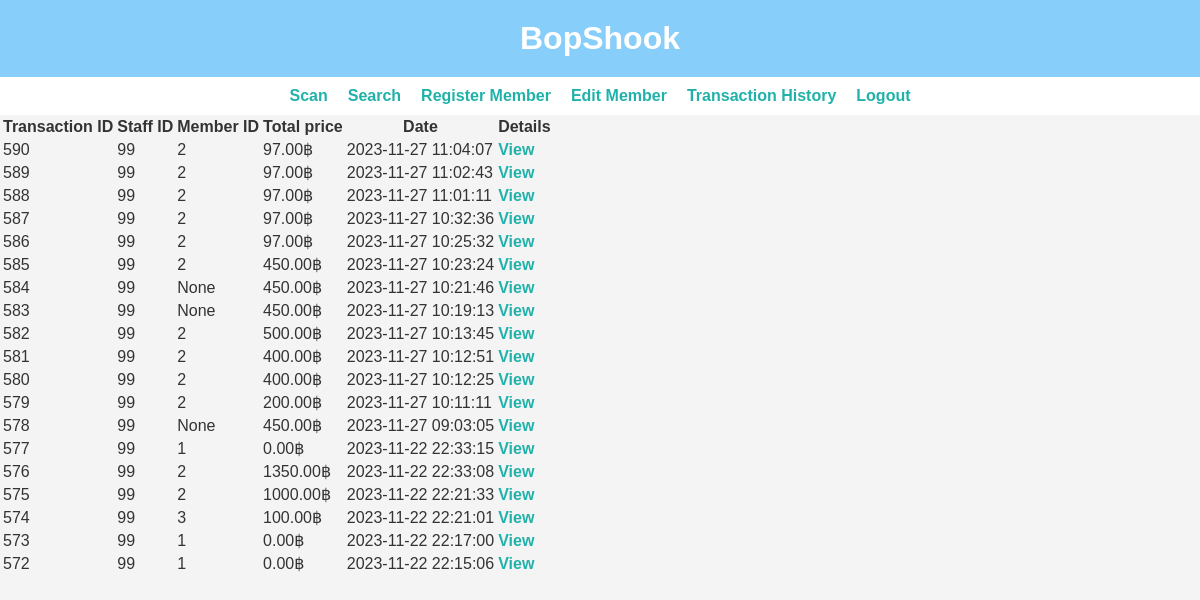
The app's page /Bokshoop/history.php (signed in) with its own data.
### tables this page shows
CREATE TABLE `transaction` (
  `transaction_id` int(11) NOT NULL,
  `staff_id` int(11) NOT NULL,
  `member_id` int(11) DEFAULT NULL,
  `totalprice` decimal(8,2) NOT NULL DEFAULT '0.00',
  `transaction_time` timestamp NOT NULL DEFAULT CURRENT_TIMESTAMP
);

### Bokshoop/history.php (the view, shortened to what this page needs)
<?php
require_once("connect.php");
require_once("main.php");
$historyQuery = "SELECT * FROM transaction ORDER BY transaction_time DESC";
$historyResult = mysqli_query($connection, $historyQuery);
if ($historyResult && mysqli_num_rows($historyResult) > 0) {
    echo '<table>';
    echo '<tr><th>Transaction ID</th><th>Staff ID</th><th>Member ID</th><th>Total price</th><th>Date</th><th>Details</th></tr>';
    while ($row = mysqli_fetch_assoc($historyResult)) {
        if ($row['member_id'] == null){
            $member = "None";
        }
        else {
            $member = $row['member_id'];
        }
        echo '<tr>';
        echo '<td>' . $row['transaction_id'] . '</td>';
        echo '<td>' . $row['staff_id'] . '</td>';
        echo '<td>' . $member . '</td>';
        echo '<td>' . $row['totalprice'] . '฿</td>';
        echo '<td>' . $row['transaction_time'] . '</td>';
        echo '<td><a href="transaction_detail.php?transaction_id=' . $row['transaction_id'] . '">View</a></td>';
        echo '</tr>';
    }
    echo '</table>';
} else {
    echo "No transaction history available.";
}
?>

### Bokshoop/main.php (shortened to what this page needs)
<!DOCTYPE html>
<html lang="en">
<head>
</head>
<body>
    <header>
        <h1>BopShook</h1>
    </header>
    <nav>
        <ul>
            <li><a href="scanMem.php">Scan</a></li>
            <li><a href="search.php">Search</a></li>
            <li><a href="re_mem.php">Register Member</a></li>
            <li><a href="ed_mem.php">Edit Member</a></li>
            <li><a href="history.php">Transaction History</a></li>
            <li><a href="logout.php">Logout</a></li>
        </ul>
    </nav>
</body>
</html>

### Bokshoop/main.php (style rules this page uses)
body { font-family: 'Arial', sans-serif; margin: 0; padding: 0; background-color: #f4f4f4; color: #333; }
header { background-color: lightskyblue; color:white; text-align: center; padding: 20px 0; }
h1 { margin: 0; font-size: 32px; }
nav { padding: 10px; background-color: white; }
ul { list-style: none; padding: 0; margin: 0; display: flex; justify-content: center; }
li { margin: 0 10px; }
a { text-decoration: none; color: lightseagreen; font-weight: bold; font-size: 16px; transition: color 0.3s ease; }

### records on screen
transaction: transaction_id "590", staff "99", member "2", totalprice "97.00", transaction_time "2023-11-27 11:04:07"
transaction: transaction_id "589", staff "99", member "2", totalprice "97.00", transaction_time "2023-11-27 11:02:43"
transaction: transaction_id "588", staff "99", member "2", totalprice "97.00", transaction_time "2023-11-27 11:01:11"
transaction: transaction_id "587", staff "99", member "2", totalprice "97.00", transaction_time "2023-11-27 10:32:36"
transaction: transaction_id "586", staff "99", member "2", totalprice "97.00", transaction_time "2023-11-27 10:25:32"
transaction: transaction_id "585", staff "99", member "2", totalprice "450.00", transaction_time "2023-11-27 10:23:24"
transaction: transaction_id "584", staff "99", member "None", totalprice "450.00", transaction_time "2023-11-27 10:21:46"
transaction: transaction_id "583", staff "99", member "None", totalprice "450.00", transaction_time "2023-11-27 10:19:13"
transaction: transaction_id "582", staff "99", member "2", totalprice "500.00", transaction_time "2023-11-27 10:13:45"
transaction: transaction_id "581", staff "99", member "2", totalprice "400.00", transaction_time "2023-11-27 10:12:51"
transaction: transaction_id "580", staff "99", member "2", totalprice "400.00", transaction_time "2023-11-27 10:12:25"
transaction: transaction_id "579", staff "99", member "2", totalprice "200.00", transaction_time "2023-11-27 10:11:11"
transaction: transaction_id "578", staff "99", member "None", totalprice "450.00", transaction_time "2023-11-27 09:03:05"
transaction: transaction_id "577", staff "99", member "1", totalprice "0.00", transaction_time "2023-11-22 22:33:15"
transaction: transaction_id "576", staff "99", member "2", totalprice "1350.00", transaction_time "2023-11-22 22:33:08"
transaction: transaction_id "575", staff "99", member "2", totalprice "1000.00", transaction_time "2023-11-22 22:21:33"
transaction: transaction_id "574", staff "99", member "3", totalprice "100.00", transaction_time "2023-11-22 22:21:01"
transaction: transaction_id "573", staff "99", member "1", totalprice "0.00", transaction_time "2023-11-22 22:17:00"
transaction: transaction_id "572", staff "99", member "1", totalprice "0.00", transaction_time "2023-11-22 22:15:06"
